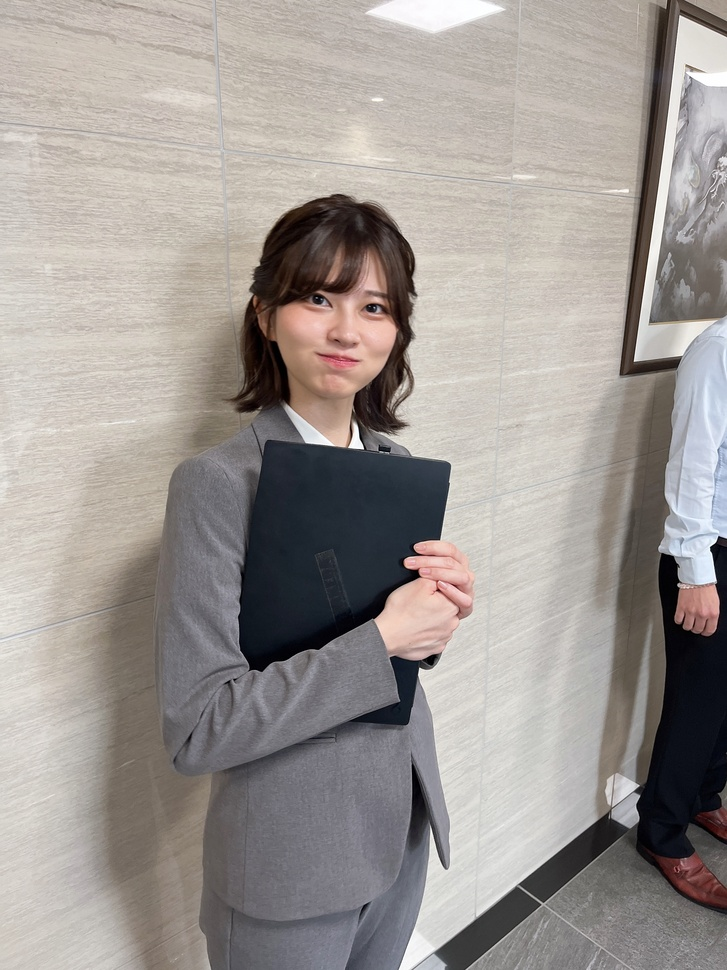
#> input picture p.jpeg, 727 x 970 px, shrunk from 2160 x 2880 before the run
$ python img_gen.py
#> lines starting #> are read from the running program, lines starting #| are printed output that depends on the picture; after the words box and inside, x2 and y2 are one past the last pixel; in counts of white or black regions, pixels touching at a corner belong together
# not the most efficient code but i wrote it in a way so that it's beginner friendly. (im the beginner lol)
from PIL import Image, ImageDraw
import numpy as np
import cv2
import random


# read image using opencv
img = cv2.imread('p.jpeg')
#> img is the input picture: shape (970, 727, 3); mean B, G, R 147.2, 151.2, 157.3
gray_img = cv2.cvtColor(img, cv2.COLOR_BGR2GRAY)
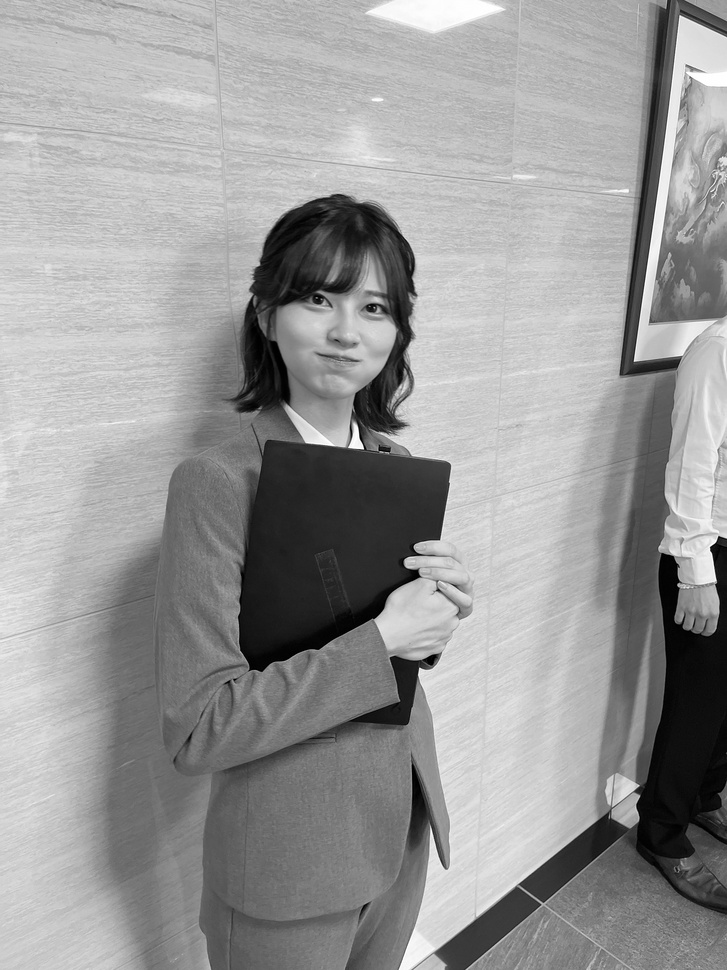
#> gray_img: shape (970, 727); min 0, max 255, mean 152.6

# block size is used to internally convert this image to a lower resolution, try changing these variables and discover more variations!
block_size = 32
height, width = gray_img.shape
#> height = 970; width = 727

# image gets converted to numpy array
img_array = np.array(gray_img)

# simple iterative function to convert the image to blocks first (make it low resolution basically)

for y in range(0, height, block_size):
    for x in range(0, width, block_size):
        if y + block_size > height:
            y_end = height
        else:
            y_end = y + block_size

        if x + block_size > width:
            x_end = width
        else:
            x_end = x + block_size
        block = img_array[y:y_end, x:x_end]
        avg = int(np.mean(block))
        img_array[y:y_end, x:x_end] = avg
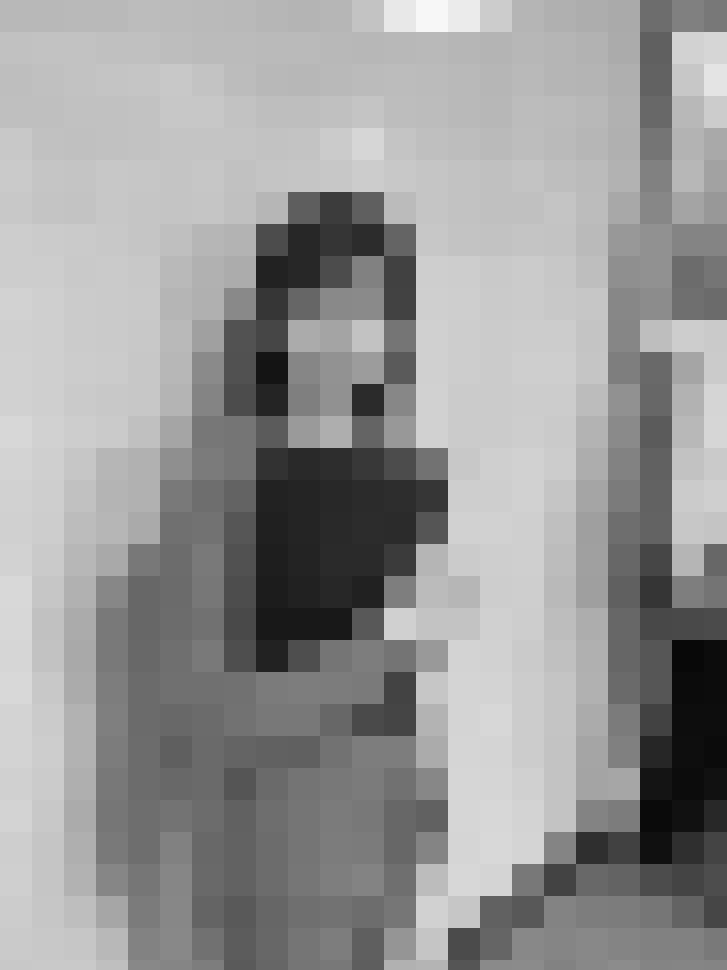
#> img_array: shape (970, 727); min 8, max 247, mean 152.1

# opencv basic binary thresholding
ret, thresh_img = cv2.threshold(img_array, 128, 255, cv2.THRESH_BINARY)
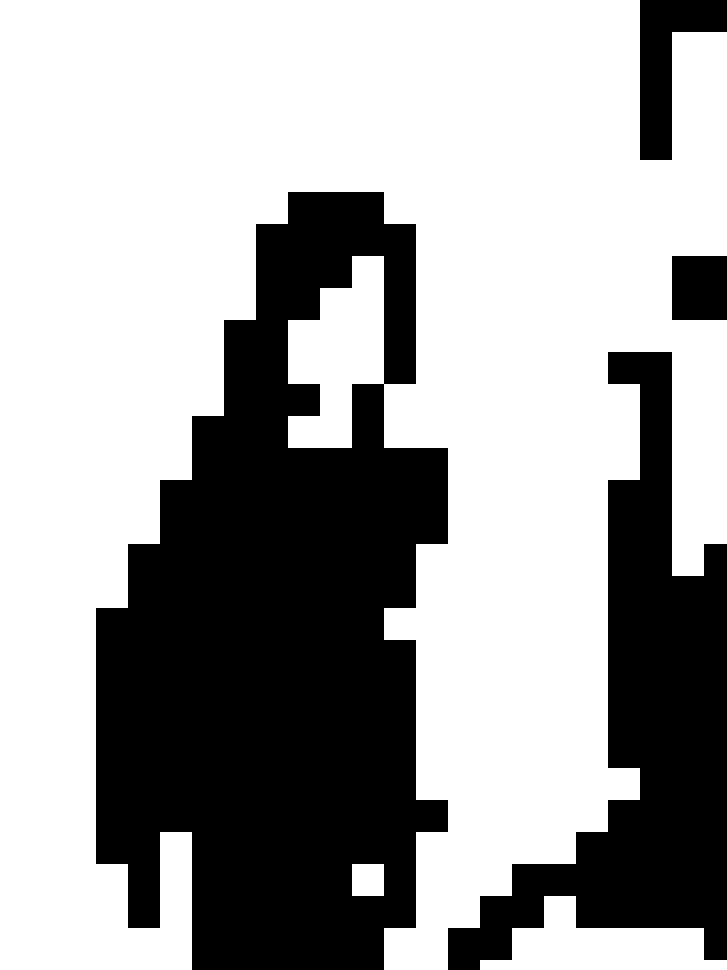
#> thresh_img: shape (970, 727); 64.2% white; 4 black regions, box (x1, y1, x2, y2) and area: (96, 192, 448, 970) 179072, (448, 352, 727, 970) 63136, (640, 0, 727, 160) 6880, (672, 256, 727, 320) 3520
imgtowrite = Image.fromarray(thresh_img).convert("L")

# the cleaning and text adding function, converts the black blocks to white, selects a random coordinate inside that block and dumps it to the array,
# then the coordinates are used to place the text in the imaging PIL
idraw = ImageDraw.Draw(imgtowrite)
text_positions = []
for y in range(0, height, block_size):
    for x in range(0, width, block_size):

        y_end = min(y + block_size, height)
        x_end = min(x + block_size, width)

        coords = [
            (xi, yi)
            for yi in range(y, y_end)
            for xi in range(x, x_end)
        ]
        if coords:
            pos = random.choice(coords)
            pixel_value = imgtowrite.getpixel(pos)

            if pixel_value == 255:
                continue
            else:
                idraw.rectangle([(x, y), (x_end-1, y_end-1)], fill=255)
                text_positions.append(pos)
#> after the loop, text_positions = 256 pairs, first value 100 to 726, second value 6 to 968

for pos in text_positions:
    # customize the text here!
    idraw.text(pos, "edit this text", fill=0)
#> this loop made 256 passes
#> pos on passes 1 to 3: (646, 30), (686, 6), (721, 15)
imgtowrite.save('result.png')
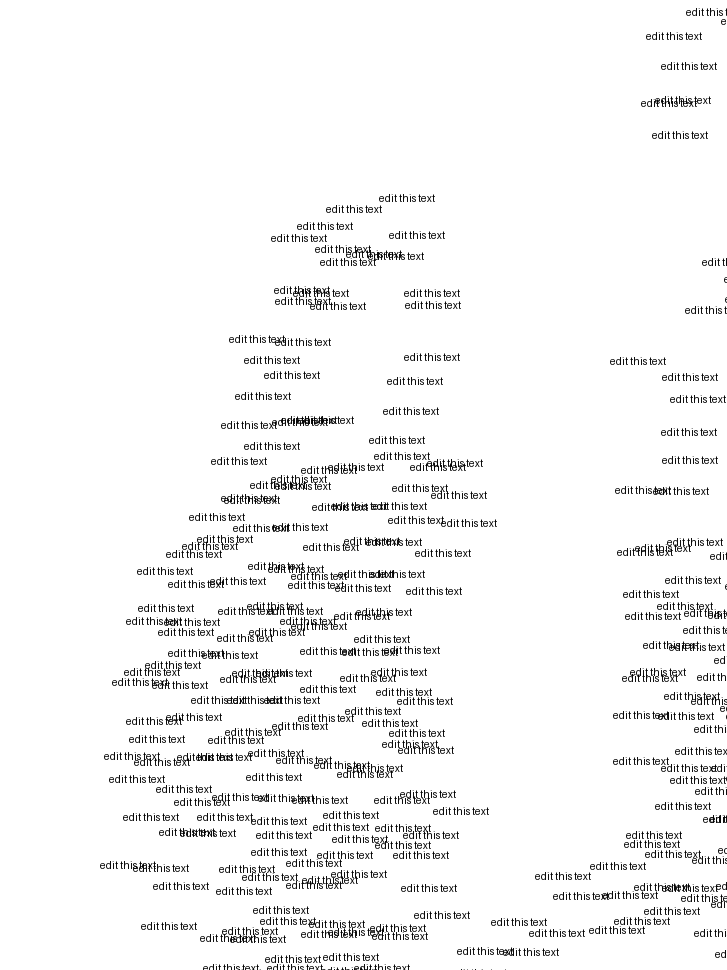
#> saved as result.png: PIL image 727x970 L; min 0, max 255, mean 244.3
